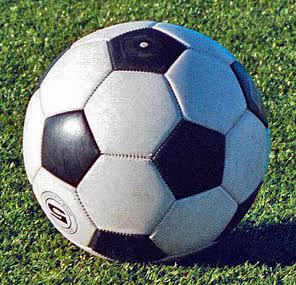
#> input picture OpenCv_GrayandBlur/images.jpg, 296 x 285 px
$ python main.py
#> lines starting #> are read from the running program, lines starting #| are printed output that depends on the picture
#Kare içine alınan bu alanı önce griye dönüştürün, ardından bu alanı bulanıklaştırın. Bu işlemlerin gerçek hayatta nerelerde kullanıldığını araştırın.


import cv2
image = cv2.imread("images.jpg")
#> image is the input picture: shape (285, 296, 3); mean B, G, R 111.2, 117.3, 104
roi = image[50:150, 50:150]
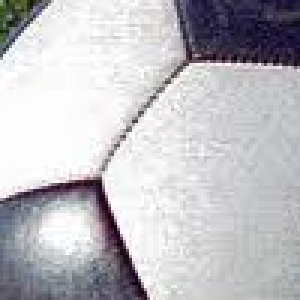
#> roi: shape (100, 100, 3) (shown 3 times larger); mean B, G, R 195, 190.9, 191.8
gray_roi = cv2.cvtColor(roi, cv2.COLOR_BGR2GRAY)
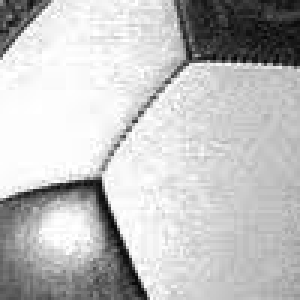
#> gray_roi: shape (100, 100) (shown 3 times larger); min 3, max 255, mean 191.6
blurred_roi = cv2.GaussianBlur(gray_roi, (15, 15), 0)
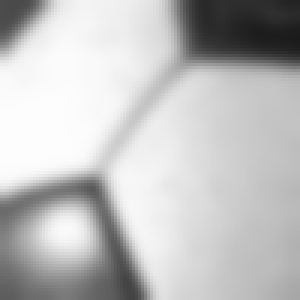
#> blurred_roi: shape (100, 100) (shown 3 times larger); min 27, max 253, mean 191.7
blurred_roi = cv2.cvtColor(blurred_roi, cv2.COLOR_GRAY2BGR)
#> blurred_roi: shape (100, 100, 3)
image[50:150, 50:150] = blurred_roi
cv2.rectangle(image, (50, 50), (150, 150), (0, 255, 255), 3)
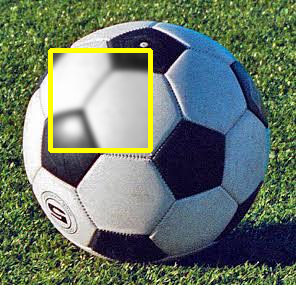
#> image: shape (285, 296, 3); mean B, G, R 107.2, 120, 106.5
cv2.imwrite("processed_image.jpg", image)
